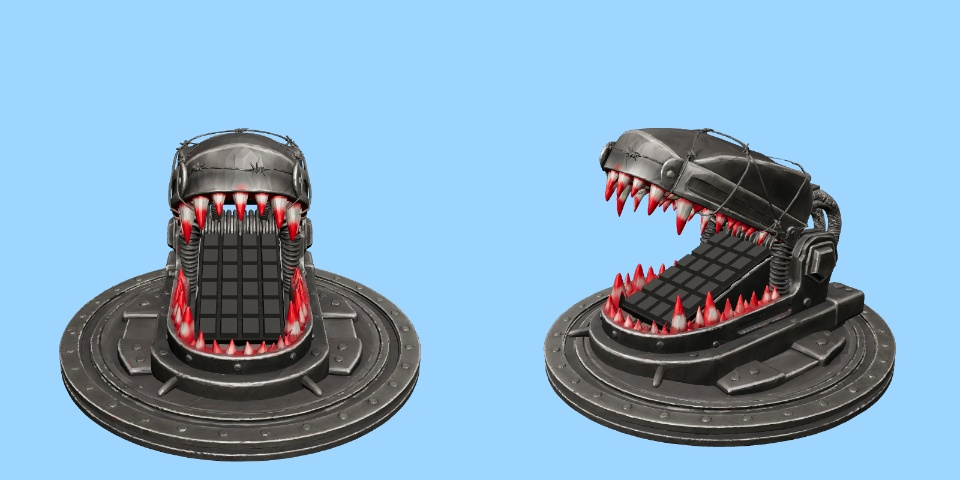
#> input picture Modeles/apercu_machine.jpg, 960 x 480 px, given in place of Carte_Defuse.png, which was not available
$ python nettoyer_cartes.py ../Modeles ../Modeles/apercu_machine.jpg
#> lines starting #> are read from the running program, lines starting #| are printed output that depends on the picture
# Cartes : plus de rouille (couleurs orange/brun -> metal gris) et le sang assombri (rouges -> brun tres fonce).
# Les boutons rouges de JAM (dans le medaillon) ne sont pas touches.
import sys, os
import numpy as np
from PIL import Image, ImageEnhance
src, out = sys.argv[1], sys.argv[2]
for nom in ['Carte_Defuse', 'Carte_Peek', 'Carte_Pass', 'Carte_Reverse', 'Carte_Jam', 'Carte_Steal']:
    im = Image.open(os.path.join(src, nom + '.png')).convert('RGBA')
    a = np.asarray(im).astype(float)
    rgb = a[..., :3] / 255.0
    mx, mn = rgb.max(-1), rgb.min(-1)
    d = mx - mn + 1e-6
    r, g, b = rgb[..., 0], rgb[..., 1], rgb[..., 2]
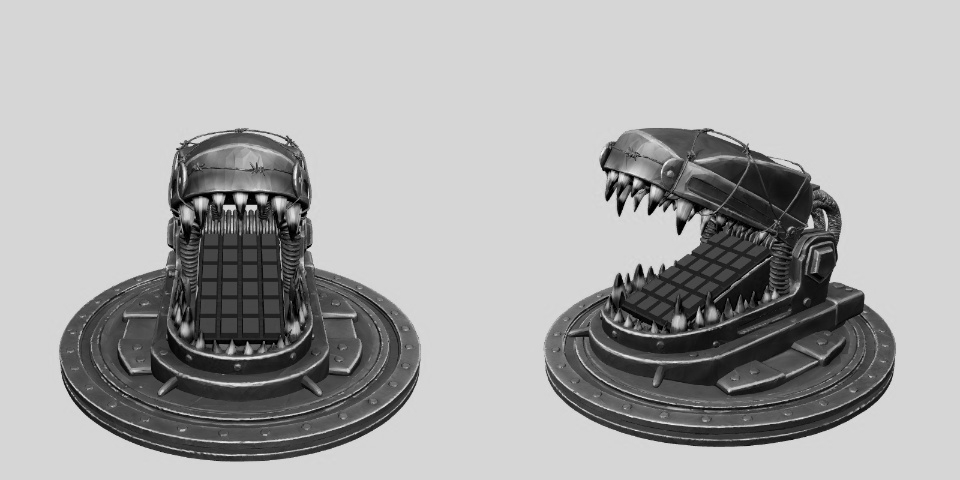
#> g: shape (480, 960) float64; min 0, max 0.976, mean 0.662
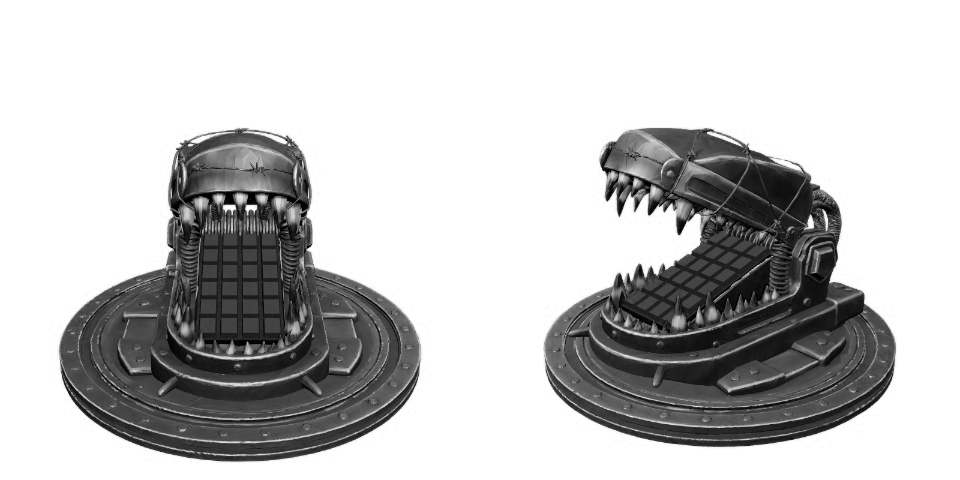
#> b: shape (480, 960) float64; min 0, max 1, mean 0.766
    h = np.where(mx == r, ((g - b) / d) % 6, np.where(mx == g, (b - r) / d + 2, (r - g) / d + 4)) * 60.0
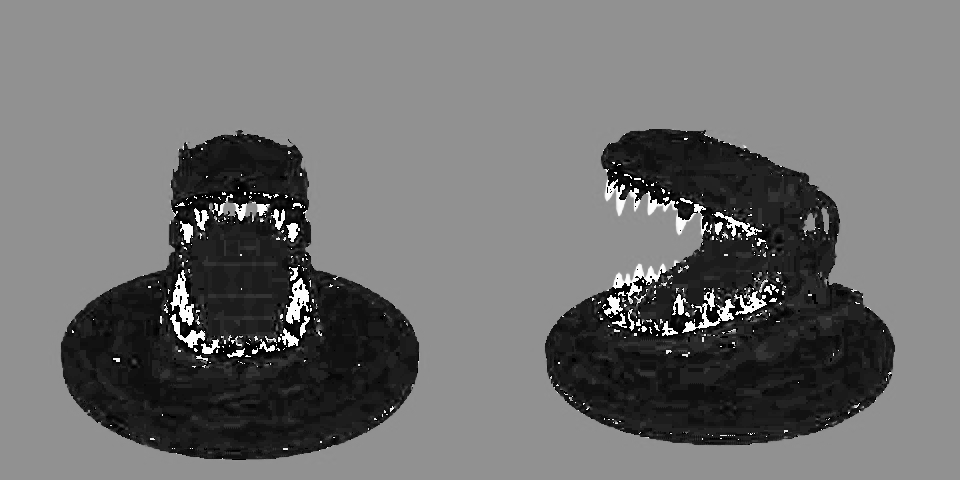
#> h: shape (480, 960) float64; min 0, max 359.7, mean 158.4; drawn with min black and max white
    sat = np.where(mx > 0, d / (mx + 1e-6), 0)
    lum = rgb @ np.array([0.299, 0.587, 0.114])
    gris = np.repeat(lum[..., None], 3, -1)
    # ROUILLE : orange / brun -> gris metal (meme luminosite, un peu plus sombre)
    # toutes les teintes chaudes (rose-brun, rouge, orange, brun) : de -50 a +55 degres
    hc = np.where(h > 180, h - 360, h)
    chaud = np.clip((hc + 50) / 10, 0, 1) * np.clip((55 - hc) / 10, 0, 1)
    rouille = np.clip((sat - 0.04) / 0.06, 0, 1) * chaud
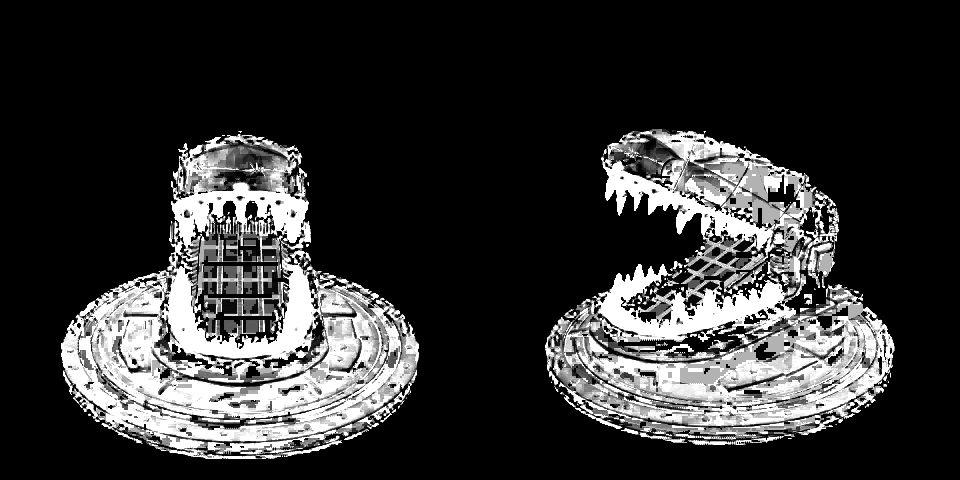
#> rouille: shape (480, 960) float64; min 0, max 1, mean 0.201
    # SANG : rouges -> brun tres fonce
    rouge = np.clip((sat - 0.22) / 0.15, 0, 1) * np.clip(1 - np.abs(hc) / 28, 0, 1)
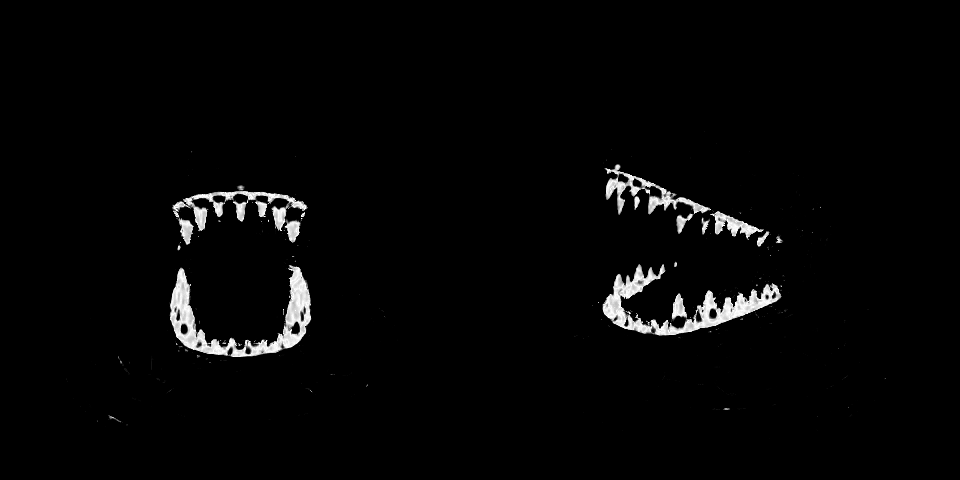
#> rouge: shape (480, 960) float64; min 0, max 1, mean 0.0229
    if nom == 'Carte_Jam':
        H, W = lum.shape
        yy, xx = np.mgrid[0:H, 0:W]
        dans = ((xx - 515) ** 2 + (yy - 520) ** 2) < 230 ** 2
        rouge = rouge * ~dans
        rouille = rouille * ~dans
    res = rgb * (1 - rouille[..., None]) + gris * 0.92 * rouille[..., None]
    sombre = np.stack([lum * 0.50, lum * 0.45, lum * 0.45], -1)
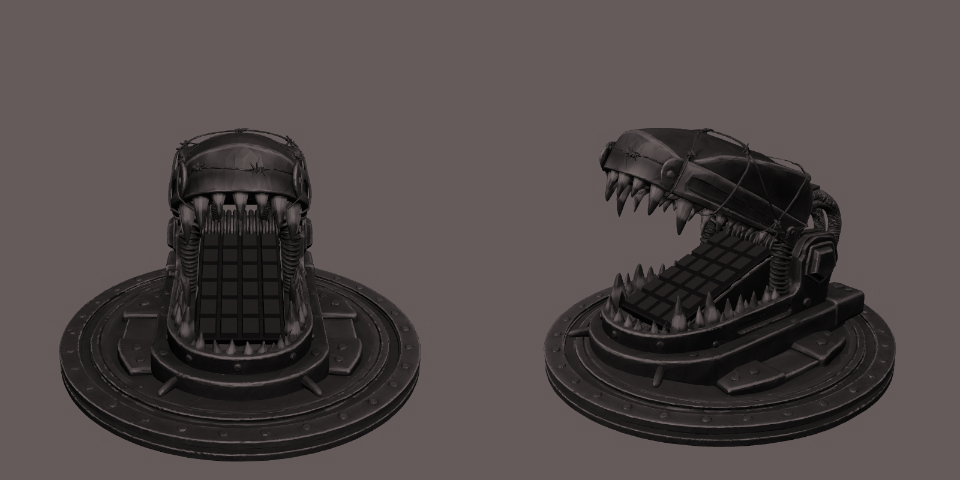
#> sombre: shape (480, 960, 3) float64; mean of channels 0, 1, 2 0.317, 0.285, 0.285; drawn as R, G, B
    res = res * (1 - rouge[..., None]) + sombre * rouge[..., None]
    a[..., :3] = np.clip(res * 255, 0, 255)
    n = Image.fromarray(a.astype(np.uint8))
    n.save(os.path.join(out, nom + '.png'), optimize=True)
    al = n.getchannel('A')
#> al: PIL image 960x480 L; every value is 255
    s = ImageEnhance.Brightness(n.convert('RGB')).enhance(1.28).convert('RGBA'); s.putalpha(al)
#> after `s = ImageEnhance.Brightness(n.convert('RGB')).enhance(1.28).convert('R`:
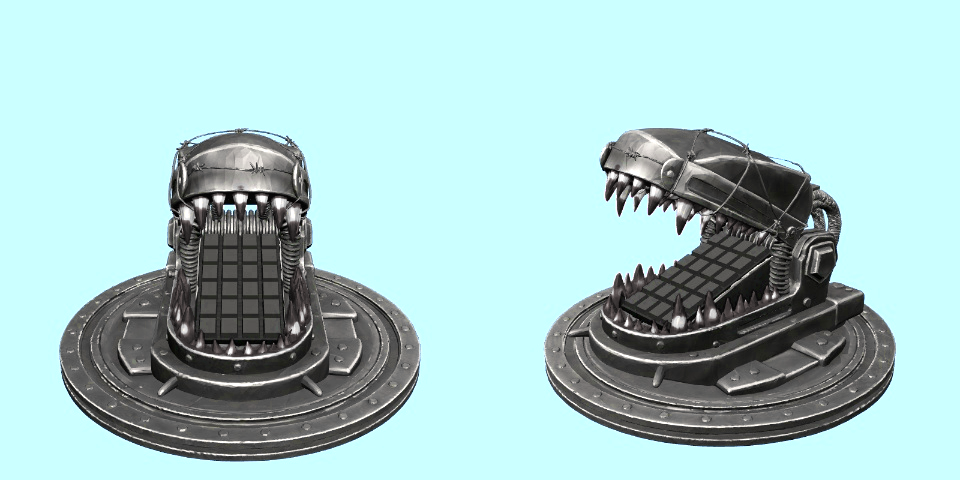
#> s: PIL image 960x480 RGBA; mean R, G, B, A 166.7, 201.5, 201.1, 255
#> (the run stopped early here; a loop or call above may not have finished)
